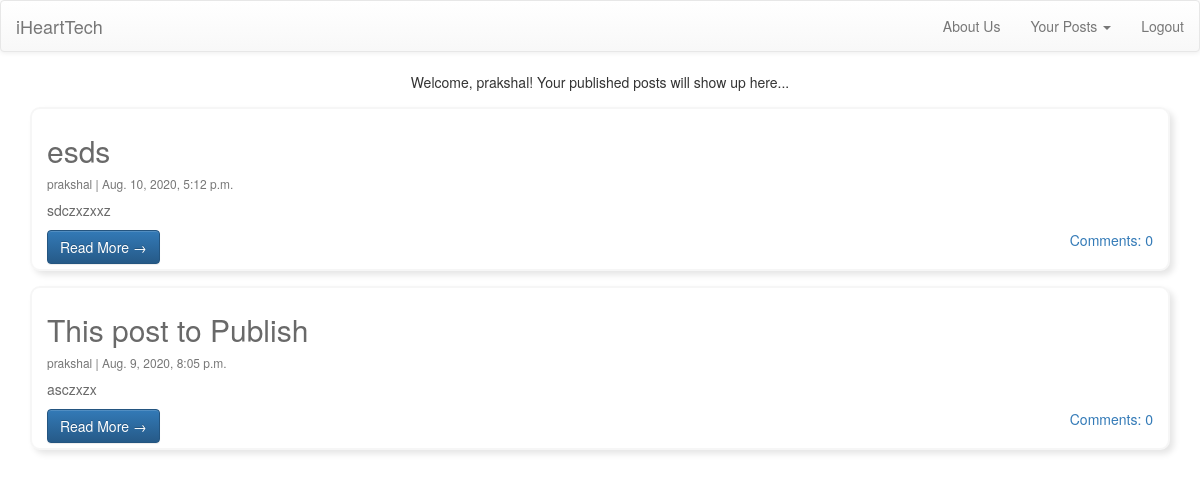
The app's page //myPosts (signed in), older data.
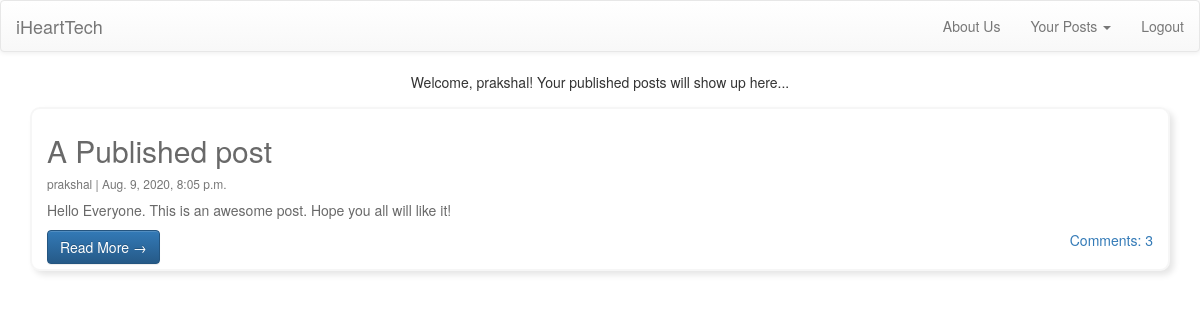
The same page, newer data.
### blog/models.py (models this page shows, shortened)
class Post(models.Model):
    title = models.CharField(max_length=200, unique=True)
    author = models.ForeignKey(User, on_delete= models.CASCADE,related_name='blog_posts', blank=True)
    updated_on = models.DateTimeField(auto_now= True)
    content = RichTextField()
    created_on = models.DateTimeField(auto_now_add=True)
    status = models.IntegerField(choices=STATUS, default=0)
    class Meta:
        ordering = ['-created_on']
    def approved_comments(self):
        return self.comments.filter(approved_comment=True)

### blog/views.py (the view)
# urls.py: path('/myPosts', views.myPosts.as_view(), name='myPosts'),
class myPosts(generic.ListView):
    queryset = Post.objects.filter(status=1).order_by('-created_on')
    template_name = 'myPosts.html'

### templates/myPosts.html (shortened to what this page needs)
{% extends 'base.html' %}
{% block content %}
    {% if user.is_authenticated %}
        <div class="container">
            <center>Welcome, {{ user }}! Your published posts will show up here...</center>
            <div class="row">
                    {% for post in post_list %}
                        {% if user == post.author %}
                            <div class="card">
                                <div class="card-body">
                                    <h2 class="card-title">{{ post.title }}</h2>
                                    <p class="card-text text-muted h6">{{ post.author }} | {{ post.created_on}} </p>
                                    <p class="card-text">{{post.content|slice:":200" | safe }}</p>
                                    <a href="{% url 'post_detail' post.pk  %}" class="btn btn-primary">Read More &rarr;</a>
                                    <a href="{% url 'post_detail' pk=post.pk %}" class="comm">Comments: {{ post.approved_comments.count }}</a>
                                </div>
                            </div>
                        {% endif %}
                    {% endfor %}
            </div>
        </div>
{% endif %}
{% endblock %}

Row changes from the older to the newer data that the page shows:
removed Post: title "esds", author "prakshal", created_on "Aug. 10, 2020, 5:12 p.m.", content "sdczxzxxz", approved_comments.count "0"
changed Post "prakshal": title "This post to Publish" → "A Published post"; content "asczxzx" → "Hello Everyone. This is an awesome post. Hope you all will like it!"; approved_comments.count "0" → "3"
